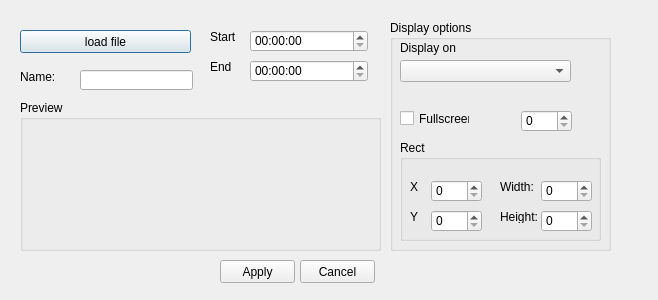
<?xml version="1.0" encoding="UTF-8"?>
<ui version="4.0">
 <class>AddItemDialog</class>
 <widget class="QDialog" name="AddItemDialog">
  <property name="geometry">
   <rect>
    <x>0</x>
    <y>0</y>
    <width>658</width>
    <height>300</height>
   </rect>
  </property>
  <property name="windowTitle">
   <string>Dialog</string>
  </property>
  <widget class="QPushButton" name="loadFileButton">
   <property name="geometry">
    <rect>
     <x>20</x>
     <y>30</y>
     <width>171</width>
     <height>23</height>
    </rect>
   </property>
   <property name="text">
    <string>load file</string>
   </property>
  </widget>
  <widget class="QTimeEdit" name="timeEdit_start">
   <property name="geometry">
    <rect>
     <x>250</x>
     <y>30</y>
     <width>118</width>
     <height>22</height>
    </rect>
   </property>
   <property name="displayFormat">
    <string>HH:mm:ss</string>
   </property>
  </widget>
  <widget class="QTimeEdit" name="timeEdit_end">
   <property name="geometry">
    <rect>
     <x>250</x>
     <y>60</y>
     <width>118</width>
     <height>22</height>
    </rect>
   </property>
   <property name="displayFormat">
    <string>HH:mm:ss</string>
   </property>
  </widget>
  <widget class="QLabel" name="startLabel">
   <property name="geometry">
    <rect>
     <x>210</x>
     <y>30</y>
     <width>47</width>
     <height>13</height>
    </rect>
   </property>
   <property name="text">
    <string>Start</string>
   </property>
  </widget>
  <widget class="QLabel" name="endLabel">
   <property name="geometry">
    <rect>
     <x>210</x>
     <y>60</y>
     <width>47</width>
     <height>13</height>
    </rect>
   </property>
   <property name="text">
    <string>End</string>
   </property>
  </widget>
  <widget class="QGroupBox" name="previewBox">
   <property name="geometry">
    <rect>
     <x>20</x>
     <y>100</y>
     <width>361</width>
     <height>151</height>
    </rect>
   </property>
   <property name="title">
    <string>Preview</string>
   </property>
  </widget>
  <widget class="QPushButton" name="cancelButton">
   <property name="geometry">
    <rect>
     <x>300</x>
     <y>260</y>
     <width>75</width>
     <height>23</height>
    </rect>
   </property>
   <property name="text">
    <string>Cancel</string>
   </property>
  </widget>
  <widget class="QPushButton" name="applyButton">
   <property name="geometry">
    <rect>
     <x>220</x>
     <y>260</y>
     <width>75</width>
     <height>23</height>
    </rect>
   </property>
   <property name="text">
    <string>Apply</string>
   </property>
  </widget>
  <widget class="QLineEdit" name="nameLineEdit">
   <property name="geometry">
    <rect>
     <x>80</x>
     <y>70</y>
     <width>113</width>
     <height>20</height>
    </rect>
   </property>
  </widget>
  <widget class="QLabel" name="label">
   <property name="geometry">
    <rect>
     <x>20</x>
     <y>70</y>
     <width>47</width>
     <height>13</height>
    </rect>
   </property>
   <property name="text">
    <string>Name:</string>
   </property>
  </widget>
  <widget class="QGroupBox" name="displayOptionsBox">
   <property name="geometry">
    <rect>
     <x>390</x>
     <y>20</y>
     <width>221</width>
     <height>231</height>
    </rect>
   </property>
   <property name="title">
    <string>Display options</string>
   </property>
   <widget class="QComboBox" name="comboBox">
    <property name="geometry">
     <rect>
      <x>10</x>
      <y>40</y>
      <width>171</width>
      <height>22</height>
     </rect>
    </property>
   </widget>
   <widget class="QLabel" name="label_2">
    <property name="geometry">
     <rect>
      <x>10</x>
      <y>20</y>
      <width>61</width>
      <height>16</height>
     </rect>
    </property>
    <property name="text">
     <string>Display on</string>
    </property>
   </widget>
   <widget class="QCheckBox" name="checkBox">
    <property name="geometry">
     <rect>
      <x>10</x>
      <y>90</y>
      <width>70</width>
      <height>17</height>
     </rect>
    </property>
    <property name="text">
     <string>Fullscreen</string>
    </property>
   </widget>
   <widget class="QGroupBox" name="groupBox">
    <property name="geometry">
     <rect>
      <x>10</x>
      <y>120</y>
      <width>201</width>
      <height>101</height>
     </rect>
    </property>
    <property name="title">
     <string>Rect</string>
    </property>
    <widget class="QLabel" name="label_3">
     <property name="geometry">
      <rect>
       <x>10</x>
       <y>40</y>
       <width>47</width>
       <height>13</height>
      </rect>
     </property>
     <property name="text">
      <string>X</string>
     </property>
    </widget>
    <widget class="QLabel" name="label_4">
     <property name="geometry">
      <rect>
       <x>10</x>
       <y>70</y>
       <width>47</width>
       <height>13</height>
      </rect>
     </property>
     <property name="text">
      <string>Y</string>
     </property>
    </widget>
    <widget class="QSpinBox" name="spinBox">
     <property name="geometry">
      <rect>
       <x>31</x>
       <y>40</y>
       <width>51</width>
       <height>22</height>
      </rect>
     </property>
     <property name="maximum">
      <number>9999</number>
     </property>
    </widget>
    <widget class="QSpinBox" name="spinBox_2">
     <property name="geometry">
      <rect>
       <x>31</x>
       <y>70</y>
       <width>51</width>
       <height>22</height>
      </rect>
     </property>
     <property name="maximum">
      <number>9999</number>
     </property>
    </widget>
    <widget class="QLabel" name="label_5">
     <property name="geometry">
      <rect>
       <x>100</x>
       <y>40</y>
       <width>47</width>
       <height>13</height>
      </rect>
     </property>
     <property name="text">
      <string>Width:</string>
     </property>
    </widget>
    <widget class="QLabel" name="label_6">
     <property name="geometry">
      <rect>
       <x>100</x>
       <y>70</y>
       <width>47</width>
       <height>13</height>
      </rect>
     </property>
     <property name="text">
      <string>Height:</string>
     </property>
    </widget>
    <widget class="QSpinBox" name="spinBox_3">
     <property name="geometry">
      <rect>
       <x>141</x>
       <y>40</y>
       <width>51</width>
       <height>22</height>
      </rect>
     </property>
     <property name="maximum">
      <number>9999</number>
     </property>
     <property name="value">
      <number>0</number>
     </property>
    </widget>
    <widget class="QSpinBox" name="spinBox_4">
     <property name="geometry">
      <rect>
       <x>141</x>
       <y>70</y>
       <width>51</width>
       <height>22</height>
      </rect>
     </property>
     <property name="maximum">
      <number>9999</number>
     </property>
    </widget>
   </widget>
   <widget class="QSpinBox" name="spinBox_Alpha">
    <property name="geometry">
     <rect>
      <x>131</x>
      <y>90</y>
      <width>51</width>
      <height>22</height>
     </rect>
    </property>
    <property name="maximum">
     <number>100</number>
    </property>
   </widget>
  </widget>
 </widget>
 <resources/>
 <connections/>
</ui>
